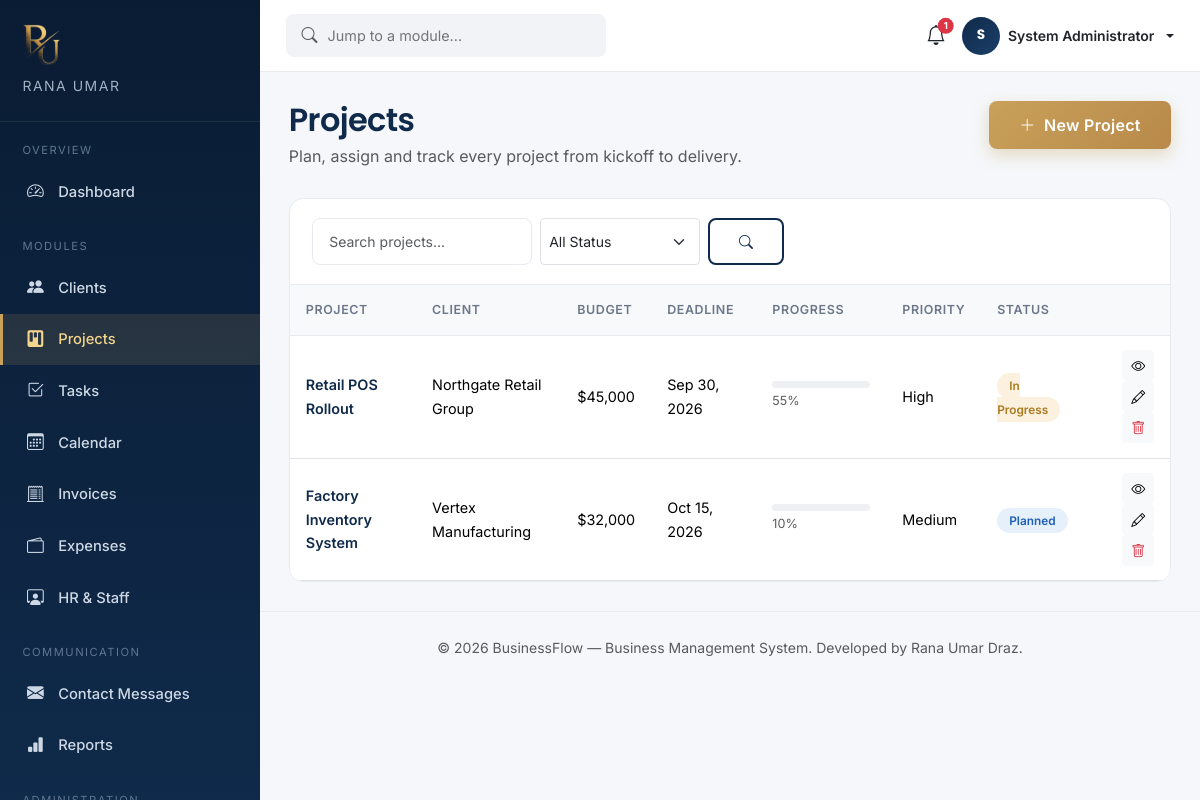
Screenshot of /dashboard/projects.php (signed in) with the database file from the repository.
### tables this page shows
CREATE TABLE IF NOT EXISTS projects (
    id INT AUTO_INCREMENT PRIMARY KEY,
    client_id INT DEFAULT NULL,
    project_name VARCHAR(150) NOT NULL,
    description TEXT DEFAULT NULL,
    budget DECIMAL(12,2) DEFAULT 0.00,
    start_date DATE DEFAULT NULL,
    deadline DATE DEFAULT NULL,
    status ENUM('planned','in_progress','on_hold','completed','cancelled') NOT NULL DEFAULT 'planned',
    priority ENUM('low','medium','high') NOT NULL DEFAULT 'medium',
    progress TINYINT UNSIGNED NOT NULL DEFAULT 0,
    created_by INT DEFAULT NULL,
    created_at DATETIME NOT NULL DEFAULT CURRENT_TIMESTAMP,
    updated_at DATETIME NOT NULL DEFAULT CURRENT_TIMESTAMP ON UPDATE CURRENT_TIMESTAMP,
    FOREIGN KEY (client_id) REFERENCES clients(id) ON DELETE SET NULL,
    FOREIGN KEY (created_by) REFERENCES users(id) ON DELETE SET NULL
);

CREATE TABLE IF NOT EXISTS clients (
    id INT AUTO_INCREMENT PRIMARY KEY,
    company_name VARCHAR(150) NOT NULL,
    contact_person VARCHAR(120) NOT NULL,
    email VARCHAR(150) NOT NULL,
    phone VARCHAR(30) DEFAULT NULL,
    address VARCHAR(255) DEFAULT NULL,
    city VARCHAR(80) DEFAULT NULL,
    country VARCHAR(80) DEFAULT NULL,
    industry VARCHAR(80) DEFAULT NULL,
    status ENUM('lead','active','inactive') NOT NULL DEFAULT 'lead',
    notes TEXT DEFAULT NULL,
    created_by INT DEFAULT NULL,
    created_at DATETIME NOT NULL DEFAULT CURRENT_TIMESTAMP,
    updated_at DATETIME NOT NULL DEFAULT CURRENT_TIMESTAMP ON UPDATE CURRENT_TIMESTAMP,
    FOREIGN KEY (created_by) REFERENCES users(id) ON DELETE SET NULL
);

### config/config.php (called while the page is built, shortened)
<?php
spl_autoload_register(function ($class) {
    $path = __DIR__ . '/../classes/' . $class . '.php';
});

### classes/Database.php (called while the page is built, shortened)
<?php
class Database
{
    private static ?Database $instance = null;
    private PDO $connection;
    private function __construct()
    {
        $dsn = 'mysql:host=' . DB_HOST . ';port=' . DB_PORT . ';dbname=' . DB_NAME . ';charset=' . DB_CHARSET;
        $options = [
            PDO::ATTR_ERRMODE            => PDO::ERRMODE_EXCEPTION,
            PDO::ATTR_DEFAULT_FETCH_MODE => PDO::FETCH_ASSOC,
            PDO::ATTR_EMULATE_PREPARES   => false,
        ];
        try {
            $this->connection = new PDO($dsn, DB_USER, DB_PASS, $options);
        } catch (PDOException $e) {
            if (ini_get('display_errors')) {
                die(
                    '<div style="font-family:sans-serif;max-width:640px;margin:60px auto;'
                    . 'padding:24px;border:1px solid #f1b0b7;background:#fff5f5;border-radius:8px;">'
                    . '<h2 style="color:#c0392b;margin-top:0;">Database connection failed</h2>'
                    . '<p><strong>PDO error:</strong> ' . htmlspecialchars($e->getMessage()) . '</p>'
                    . '<p>Check <code>config/config.php</code> — most commonly this means '
                    . '<code>DB_HOST</code>, <code>DB_PORT</code>, <code>DB_NAME</code>, <code>DB_USER</code> '
                    . 'or <code>DB_PASS</code> don\'t match your local MySQL/MariaDB setup, or the '
                    . 'database service isn\'t running.</p>'
                    . '</div>'
                );
            }
            die('Database connection failed. Please verify your database is running '
                . 'and the credentials in config/config.php are correct.');
        }
    }
    public static function getInstance(): Database
    {
        if (self::$instance === null) {
            self::$instance = new self();
        }
        return self::$instance;
    }
    public function select(string $sql, array $params = []): array
    {
        $stmt = $this->connection->prepare($sql);
        $stmt->execute($params);
        return $stmt->fetchAll();
    }
}

### classes/Validator.php (called while the page is built, shortened)
<?php
class Validator
{
    public static function clean(?string $value): string
    {
        return htmlspecialchars(trim($value ?? ''), ENT_QUOTES, 'UTF-8');
    }
}

### classes/Project.php (called while the page is built, shortened)
<?php
class Project
{
    private Database $db;
    public function __construct()
    {
        $this->db = Database::getInstance();
    }
    public function all(string $search = '', string $status = ''): array
    {
        $sql = 'SELECT p.*, c.company_name
                FROM projects p
                LEFT JOIN clients c ON c.id = p.client_id
                WHERE 1=1';
        $params = [];
        $sql .= ' ORDER BY p.created_at DESC';
        return $this->db->select($sql, $params);
    }
}

### dashboard/projects.php (the view, shortened to what this page needs)
<?php
require_once __DIR__ . '/../config/config.php';
$projectModel = new Project();
$canDelete = in_array($_SESSION['role'], ['admin', 'manager'], true);
$search = Validator::clean($_GET['q'] ?? '');
$statusFilter = Validator::clean($_GET['status'] ?? '');
$projects = $projectModel->all($search, $statusFilter);
require_once __DIR__ . '/../includes/dash_header.php';
?>
<div class="page-header">
  <div>
    <h2>Projects</h2>
    <p class="text-muted mb-0">Plan, assign and track every project from kickoff to delivery.</p>
  </div>
  <button class="btn btn-gold" data-bs-toggle="modal" data-bs-target="#projModal" onclick="resetProjForm()">
    <i class="bi bi-plus-lg me-1"></i> New Project
  </button>
</div>
<div class="data-card">
  <div class="data-card-head">
    <form class="d-flex gap-2 flex-wrap" method="GET">
      <input type="text" name="q" class="form-control form-control-bms form-control-sm" style="width:220px;" placeholder="Search projects..." value="<?= htmlspecialchars($search) ?>">
      <select name="status" class="form-select form-select-sm" style="width:160px;" onchange="this.form.submit()">
        <option value="">All Status</option>
      </select>
      <button class="btn btn-sm btn-outline-navy"><i class="bi bi-search"></i></button>
    </form>
  </div>
  <div class="table-responsive">
    <table class="table table-bms">
      <thead><tr><th>Project</th><th>Client</th><th>Budget</th><th>Deadline</th><th>Progress</th><th>Priority</th><th>Status</th><th></th></tr></thead>
      <tbody>
      <?php foreach ($projects as $pr): ?>
        <tr>
          <td class="fw-semibold"><a href="project_view.php?id=<?= $pr['id'] ?>" class="text-decoration-none" style="color:var(--navy);"><?= htmlspecialchars($pr['project_name']) ?></a></td>
          <td><?= htmlspecialchars($pr['company_name'] ?? '—') ?></td>
          <td>$<?= number_format($pr['budget'], 0) ?></td>
          <td><?= $pr['deadline'] ? date('M j, Y', strtotime($pr['deadline'])) : '—' ?></td>
          <td style="width:130px;">
            <div class="progress-bms"><div class="progress-bar" style="width:<?= (int)$pr['progress'] ?>%"></div></div>
            <small class="text-muted"><?= (int)$pr['progress'] ?>%</small>
          </td>
          <td class="text-capitalize"><?= htmlspecialchars($pr['priority']) ?></td>
          <td><?php $p = $pr; include __DIR__ . '/../includes/badge_status.php'; ?></td>
          <td class="text-end">
            <a href="project_view.php?id=<?= $pr['id'] ?>" class="btn btn-sm btn-light" title="View"><i class="bi bi-eye"></i></a>
            <button class="btn btn-sm btn-light" title="Edit"
              onclick='openEditProj(<?= json_encode($pr, JSON_HEX_APOS | JSON_HEX_QUOT) ?>)'>
              <i class="bi bi-pencil"></i>
            </button>
            <?php if ($canDelete): ?>
            <form method="POST" class="d-inline confirm-delete" data-label="this project">
              <button class="btn btn-sm btn-light text-danger" title="Delete"><i class="bi bi-trash"></i></button>
            </form>
            <?php endif; ?>
          </td>
        </tr>
      <?php endforeach; ?>
      </tbody>
    </table>
  </div>
</div>
<?php require_once __DIR__ . '/../includes/dash_footer.php'; ?>

### includes/badge_status.php
<?php
$status = $p['status'] ?? 'unknown';
$map = [
    'lead'        => ['gray', 'Lead'],
    'active'      => ['green', 'Active'],
    'inactive'    => ['gray', 'Inactive'],
    'planned'     => ['blue', 'Planned'],
    'in_progress' => ['gold', 'In Progress'],
    'on_hold'     => ['red', 'On Hold'],
    'completed'   => ['green', 'Completed'],
    'cancelled'   => ['red', 'Cancelled'],
    'draft'       => ['gray', 'Draft'],
    'sent'        => ['blue', 'Sent'],
    'paid'        => ['green', 'Paid'],
    'overdue'     => ['red', 'Overdue'],
    'on_leave'    => ['gold', 'On Leave'],
    'terminated'  => ['red', 'Terminated'],
    'todo'        => ['gray', 'To Do'],
    'review'      => ['blue', 'In Review'],
    'done'        => ['green', 'Done'],
    'pending'     => ['gold', 'Pending'],
    'approved'    => ['green', 'Approved'],
    'rejected'    => ['red', 'Rejected'],
    'suspended'   => ['red', 'Suspended'],
];
[$color, $label] = $map[$status] ?? ['gray', ucfirst($status)];
?>
<span class="badge-soft badge-soft-<?= $color ?>"><?= $label ?></span>

### assets/css/style.css (style rules this page uses)
:root { --navy: #0f2a4a; --navy-dark: #0a1c33; --navy-light: #1c3f68; --gold: #c9a15a; --gold-light: #f4d58d; --gray-50: #f8f9fb; --gray-100: #f1f3f6; --gray-200: #e7eaef; --gray-500: #6c7889; --gray-700: #3b4452; --text-dark: #1a2433; --radius: 14px; --shadow-sm: 0 2px 10px rgba(15, 42, 74, 0.06); --shadow-md: 0 10px 30px rgba(15, 42, 74, 0.10); --shadow-lg: 0 20px 45px rgba(15, 42, 74, 0.16); --transition: all 0.3s cubic-bezier(0.4, 0, 0.2, 1); }
* { box-sizing: border-box; }
body { font-family: 'Inter', -apple-system, BlinkMacSystemFont, 'Segoe UI', sans-serif; color: var(--text-dark); background: #ffffff; line-height: 1.65; -webkit-font-smoothing: antialiased; }
h1, h2, h3, h4, h5, .font-heading { font-family: 'Poppins', 'Inter', sans-serif; font-weight: 600; color: var(--navy); letter-spacing: -0.02em; }
a { text-decoration: none; color: inherit; }
.btn-gold { background: linear-gradient(135deg, var(--gold) 0%, #b8894a 100%); color: #ffffff; border: none; padding: 0.75rem 1.9rem; border-radius: 8px; font-weight: 600; letter-spacing: 0.3px; transition: var(--transition); box-shadow: 0 6px 16px rgba(201, 161, 90, 0.35); }
.btn-outline-navy { border: 2px solid var(--navy); color: var(--navy); padding: 0.7rem 1.8rem; border-radius: 8px; font-weight: 600; transition: var(--transition); background: transparent; }
.form-control-bms { border: 1.5px solid var(--gray-200); border-radius: 8px; padding: 0.7rem 1rem; transition: var(--transition); }

### assets/css/dashboard.css (style rules this page uses)
:root { --sidebar-w: 260px; }
body.dash-body { background: #f5f7fa; font-family: 'Inter', sans-serif; color: var(--text-dark, #1a2433); }
.page-header { display: flex; justify-content: space-between; align-items: flex-start; flex-wrap: wrap; gap: 1rem; margin-bottom: 1.8rem; }
.page-header h2 { color: #0f2a4a; font-family:'Poppins',sans-serif; font-weight:600; margin-bottom:0.2rem; }
.data-card { background: #fff; border-radius: 14px; border: 1px solid #e7eaef; overflow: hidden; }
.data-card .data-card-head { padding: 1.2rem 1.4rem; border-bottom: 1px solid #e7eaef; display: flex; justify-content: space-between; align-items: center; flex-wrap: wrap; gap: 0.8rem; }
.table-bms { margin-bottom: 0; }
.table-bms thead th { background: #f8f9fb; color: #6c7889; font-size: 0.78rem; text-transform: uppercase; letter-spacing: 0.6px; font-weight: 600; border-bottom: 1px solid #e7eaef; padding: 0.9rem 1rem; white-space: nowrap; }
.table-bms tbody td { padding: 0.9rem 1rem; vertical-align: middle; font-size: 0.9rem; }
.table-bms tbody tr { transition: background 0.15s ease; }
.badge-soft { padding: 0.35rem 0.75rem; border-radius: 20px; font-size: 0.74rem; font-weight: 600; }
.badge-soft-blue { background: #e6f0fb; color: #1d5fb8; }
.badge-soft-gold { background: #fbf1de; color: #a97a1f; }
.progress-bms { height: 7px; border-radius: 10px; background: #eef0f3; }

### rows the page displays
projects: project_name "Retail POS Rollout", client.company_name "Northgate Retail Group", budget "45,000", deadline "Sep 30, 2026", progress "55", priority "High", label "In Progress"
projects: project_name "Factory Inventory System", client.company_name "Vertex Manufacturing", budget "32,000", deadline "Oct 15, 2026", progress "10", priority "Medium", label "Planned"

### other values shown
$unreadNotifications "1"
substr($_SESSION['full_name'] ?? 'U', 0, 1) "S"
$_SESSION['full_name'] "System Administrator"
DEV_NAME "Rana Umar Draz"
